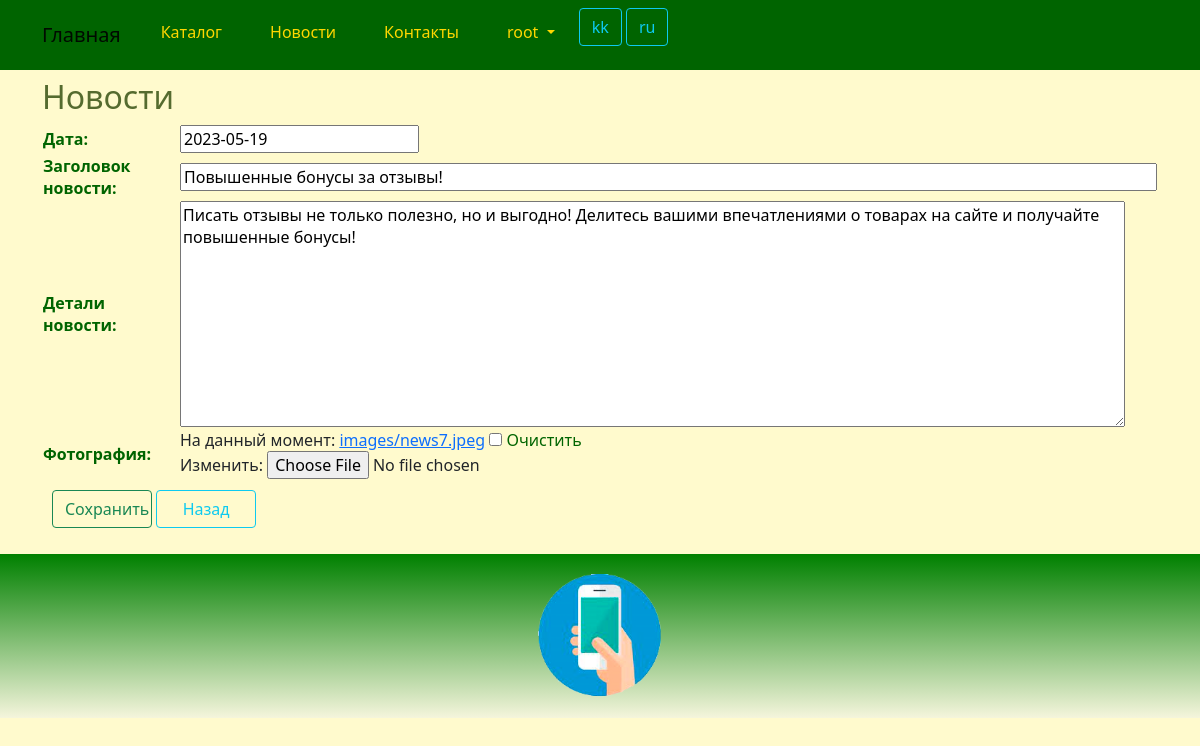
Before: /news/edit/7/ (signed in) with the older database file.
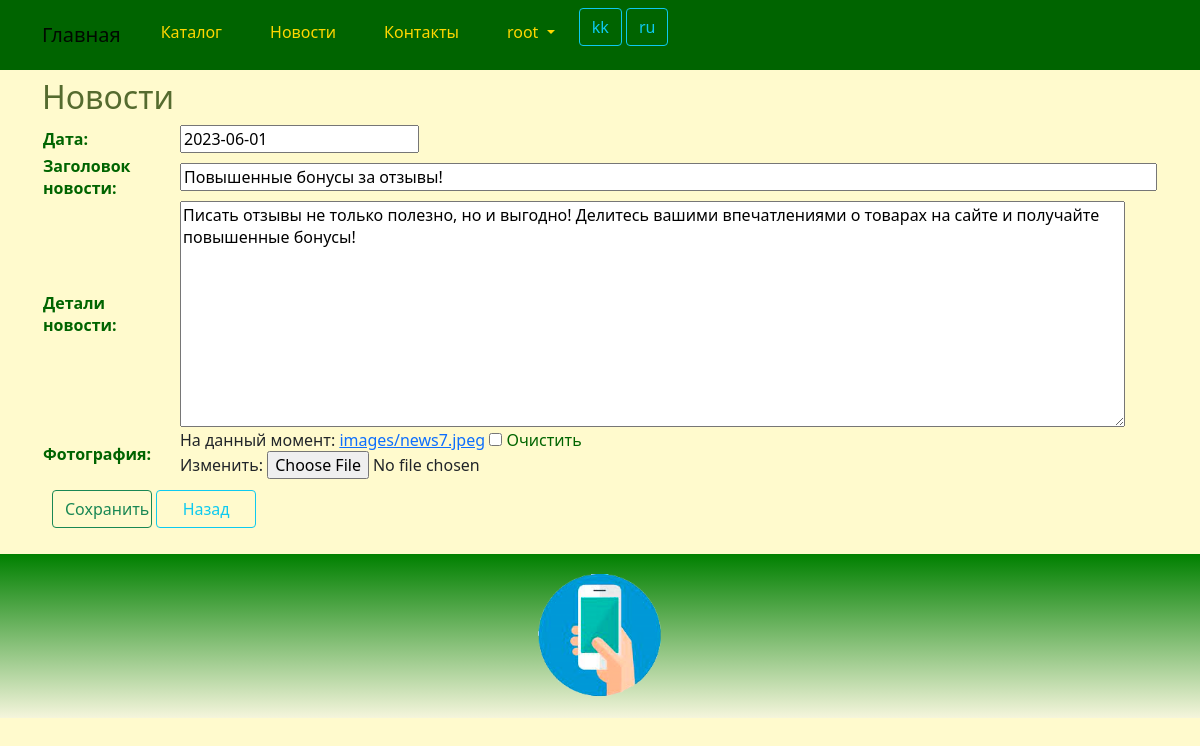
After: the same page with the newer database file.
### product/models.py (models this page shows)
class News(models.Model):
    daten = models.DateTimeField(_('daten'))
    title = models.CharField(_('title_news'), max_length=256)
    details = models.TextField(_('details_news'))
    photo = models.ImageField(_('photo_news'), upload_to='images/', blank=True, null=True)
    class Meta:
        db_table = 'news'
        indexes = [
            models.Index(fields=['daten']),
        ]
        ordering = ['daten']

### product/views.py (the view)
# urls.py: path('news/edit/<int:id>/', views.news_edit, name='news_edit'),
@login_required
@group_required("Managers")
def news_edit(request, id):
    try:
        news = News.objects.get(id=id)
        if request.method == "POST":
            news.daten = request.POST.get("daten")
            news.title = request.POST.get("title")
            news.details = request.POST.get("details")
            if "photo" in request.FILES:
                news.photo = request.FILES["photo"]
            news.save()
            return HttpResponseRedirect(reverse('news_index'))
        else:
            newsform = NewsForm(initial={'daten': news.daten.strftime('%Y-%m-%d'), 'title': news.title, 'details': news.details, 'photo': news.photo })
            return render(request, "news/edit.html", {"form": newsform})
    except News.DoesNotExist:
        return HttpResponseNotFound("<h2>News not found</h2>")
    except Exception as exception:
        print(exception)
        return HttpResponse(exception)

### product/forms.py (shortened to what this page needs)
class NewsForm(forms.ModelForm):
    class Meta:
        model = News
        fields = ('daten', 'title', 'details', 'photo')
        widgets = {
            'dater': DateTimeInput(format='%d/%m/%Y %H:%M:%S'),
            'title': TextInput(attrs={"size":"100"}),
            'details': Textarea(attrs={'cols': 100, 'rows': 10}),
        }

### product/views.py (called while the page is built)
def group_required(*group_names):
    def in_groups(u):
        if u.is_authenticated:
            if bool(u.groups.filter(name__in=group_names)) | u.is_superuser:
                return True
        return False
    return user_passes_test(in_groups, login_url='403')

### templates/news/edit.html (shortened to what this page needs)
{% extends "base.html" %}
{% load i18n %}
{% block content %}
<h2>{% trans "news" %}</h2>
<form method="POST" enctype="multipart/form-data">
    <table>
        {{ form }}
    </table>
	<div class="div-button-left">
		<button type="submit" class="btn btn-outline-success" style="width:100px">{% trans "Save" %}</button>
		<a class="btn btn-outline-info" style="width:100px" href="{% url 'news_index' %}">{% trans "Back" %}</a>
	</div>
</form>
{% endblock content %}

Changed rows visible on the page:
changed News "Повышенные бонусы за отзывы!": daten "2023-05-19" → "2023-06-01"
